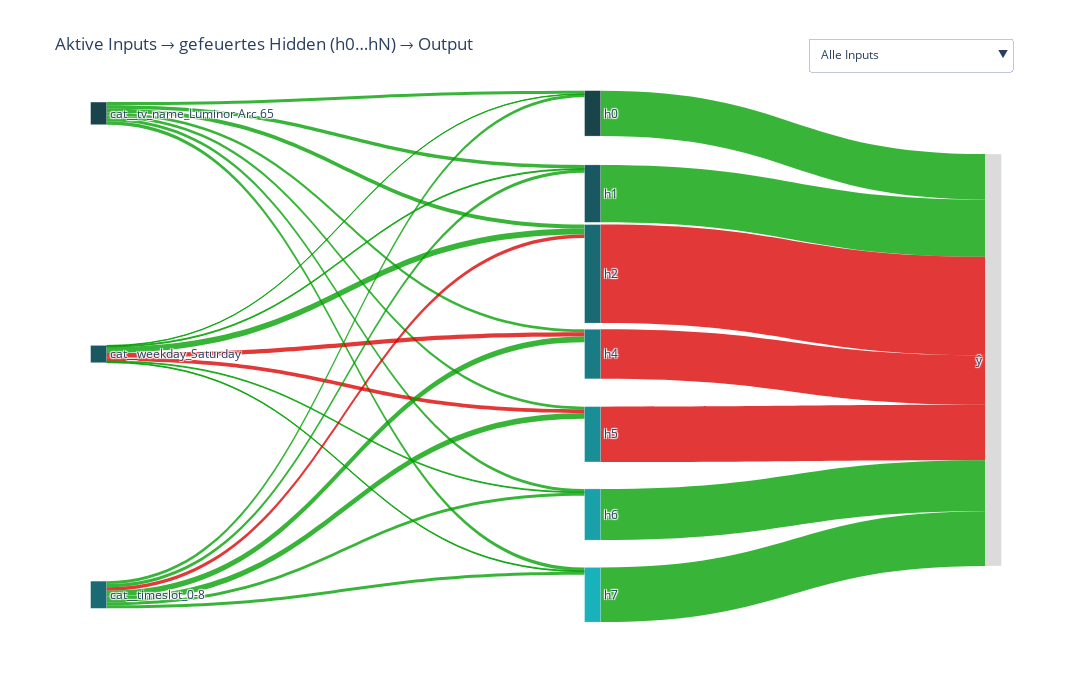

This figure's notebook cell:
### Code cell
# Erstellung eines Sankey-Diagrams: Aktive Inputs → gefeuertes Hidden (h0…hN, oben→unten) → Output
# Dropdown "Input wählen", so dass nur die Pfade des gewählten Inputs farbig hervorhebt


# ---- Konfiguration Farben
petrol_scale = [
    "rgba(0, 48, 55, 0.9)", "rgba(0, 70, 80, 0.9)", "rgba(0, 90, 100, 0.9)",
    "rgba(0,110,120,0.9)", "rgba(0,130,140,0.9)", "rgba(0,150,160,0.9)",
    "rgba(0,170,180,0.9)", "rgba(0,190,200,0.9)",
]
POS_LINK = "rgba(0,160,0,0.78)"   # grün = positiver Beitrag
NEG_LINK = "rgba(220,0,0,0.78)"   # rot  = negativer Beitrag
EPS = 1e-6

def with_alpha(rgba: str, alpha: float) -> str:
    # "rgba(r, g, b, a)" -> gleiche Farbe mit neuem Alpha
    i = rgba.rfind(',')
    return rgba[:i] + f", {alpha})"

# ---- Daten aus Forward-Pass nutzen
active_inputs = [int(i) for i in active_idx]  # nur aktive One-Hots
h1 = np.ravel(h1)                             # (n_hidden,)
# NUR gefeuertes Hidden anzeigen (h>0)
fired_idx = [j for j, a in enumerate(h1) if a > EPS]
if len(fired_idx) == 0:
    # zur Not mindestens eins zeigen, damit kein leerer Plot entsteht
    fired_idx = [int(np.argmax(h1))]

# ---- Labels & Farben
input_labels  = [str(feat_names[i]) for i in active_inputs]
hidden_labels = [f"h{j}" for j in fired_idx]     # h0→hN (nur gefeuert)
output_labels = ["ŷ"]

input_colors  = [petrol_scale[i % len(petrol_scale)] for i in range(len(active_inputs))]
hidden_colors = [petrol_scale[j % len(petrol_scale)] for j in range(len(fired_idx))]
node_colors_base = input_colors + hidden_colors + ["rgba(200,200,200,0.65)"]  # Output grau

# ---- Pixel-bewusste Platzierung (verhindert Überlappungen)
THICK_PX = 16
PAD_PX   = 12
MARGIN_PX= 18
height_px = max(700, 100 + 28*(len(active_inputs) + len(fired_idx)))

def lane_y_positions(n, height_px, thick_px=THICK_PX, margin_px=MARGIN_PX):
    if n <= 1:
        return [0.5]
    unit = 1.0 / float(height_px)
    node_h   = thick_px * unit
    margin_u = margin_px * unit
    avail = 1.0 - 2*margin_u - n*node_h
    gap  = max(0.0, avail / (n-1))
    return [margin_u + i*(node_h + gap) for i in range(n)]

x_inputs  = [0.02] * len(active_inputs)
y_inputs  = lane_y_positions(len(active_inputs), height_px)

x_hidden  = [0.55] * len(fired_idx)
y_hidden  = lane_y_positions(len(fired_idx), height_px)  # Reihenfolge folgt fired_idx (h0 oben → ...)

x_output  = [0.98]
y_output  = [0.5]

node_x = x_inputs + x_hidden + x_output
node_y = y_inputs + y_hidden + y_output

# ---- Vollständige Label-Liste & Index-Offsets
labels            = input_labels + hidden_labels + output_labels
idx_input_start   = 0
idx_hidden_start  = len(input_labels)
idx_output        = idx_hidden_start + len(hidden_labels)

# ---- Links aufbauen (nur zu gefeuertem Hidden)
sources, targets, values, link_colors_base = [], [], [], []

# Input → Hidden: Gewicht W1[i_in, j_h]
for ii, i_in in enumerate(active_inputs):
    for jj, j_h in enumerate(fired_idx):
        w = float(W1[i_in, j_h])
        if abs(w) > EPS:
            sources.append(idx_input_start + ii)
            targets.append(idx_hidden_start + jj)
            values.append(abs(w))
            link_colors_base.append(POS_LINK if w >= 0 else NEG_LINK)

# Hidden → Output: Beitrag h1[j]*W2[j]
for jj, j_h in enumerate(fired_idx):
    c = float(h1[j_h] * W2[j_h])
    if abs(c) > EPS:
        sources.append(idx_hidden_start + jj)
        targets.append(idx_output)
        values.append(abs(c))
        link_colors_base.append(POS_LINK if c >= 0 else NEG_LINK)

# ---- Grunddiagramm
fig = go.Figure(data=[go.Sankey(
    arrangement="fixed",
    node=dict(
        pad=18, thickness=THICK_PX,
        label=labels, color=node_colors_base,
        x=node_x, y=node_y,
        line=dict(color="rgba(255,255,255,0.35)", width=0.6),
    ),
    link=dict(source=sources, target=targets, value=values, color=link_colors_base),
)])

# ---- Interaktive Dropdown-Buttons: "Alle Inputs" + je aktiver Input
buttons = []

# Helper: baue Farbarrays mit Highlight auf einen gewählten Input (index ii_sel)
def highlight_for_input(ii_sel):
    # --- 1) Verbundene Hidden-Knoten für den gewählten Input ermitteln
    connected_hidden_jj = set()
    for k, s in enumerate(sources):
        if s == idx_input_start + ii_sel:
            t = targets[k]
            if idx_hidden_start <= t < idx_output:
                connected_hidden_jj.add(t - idx_hidden_start)  # jj-Index in fired_idx

    # --- 2) Link-Farben: stark lassen wenn
    # (a) Input→Hidden-Kante vom selektierten Input ODER
    # (b) Hidden→Output-Kante von einem verbundenen Hidden
    link_cols = []
    for s, t, col in zip(sources, targets, link_colors_base):
        strong = False
        # (a) Input→Hidden vom selektierten Input
        if s == idx_input_start + ii_sel:
            strong = True
        # (b) Hidden→Output von verbundenem Hidden
        elif (idx_hidden_start <= s < idx_output) and (t == idx_output):
            jj = s - idx_hidden_start
            if jj in connected_hidden_jj:
                strong = True

        link_cols.append(col if strong else with_alpha(col, 0.08))

    # --- 3) Node-Farben: alles dimmen, selektierten Input + verbundene Hidden + Output hervorheben
    dim_inputs = [with_alpha(c, 0.25) for c in input_colors]
    dim_hidden = [with_alpha(c, 0.25) for c in hidden_colors]
    node_cols = dim_inputs + dim_hidden + ["rgba(200,200,200,0.4)"]

    # selektierter Input kräftig
    node_cols[ii_sel] = input_colors[ii_sel]
    # verbundene Hidden kräftig
    for jj in connected_hidden_jj:
        node_cols[idx_hidden_start + jj] = hidden_colors[jj]
    # Output etwas kräftiger
    node_cols[idx_output] = "rgba(160,160,160,0.85)"

    return link_cols, node_cols

# Button 0: alle Inputs (keine Dimmung)
buttons.append(dict(
    label="Alle Inputs",
    method="restyle",
    args=[{"link.color": [link_colors_base], "node.color": [node_colors_base]}],
))

# Buttons je Input
for ii, lbl in enumerate(input_labels):
    link_cols_hl, node_cols_hl = highlight_for_input(ii)
    buttons.append(dict(
        label=f"{lbl}",
        method="restyle",
        args=[{"link.color": [link_cols_hl], "node.color": [node_cols_hl]}],
    ))

fig.update_layout(
    title_text="Aktive Inputs → gefeuertes Hidden (h0…hN) → Output",
    font=dict(size=12),
    width=1150,
    height=height_px,
    updatemenus=[dict(
        type="dropdown",
        x=1.0, xanchor="right",
        y=1.12, yanchor="top",
        buttons=buttons,
        showactive=True
    )]
)

fig.show()

### Figure 1 — Plotly figure (JSON) as saved in the notebook; plotly's stock layout.template omitted (floating-point values rounded to 4 significant figures)
{"data": [{"arrangement": "fixed", "link": {"color": ["rgba(0,160,0,0.78)", "rgba(0,160,0,0.78)", "rgba(0,160,0,0.78)", "rgba(0,160,0,0.78)", "rgba(0,160,0,0.78)", "rgba(0,160,0,0.78)", "rgba(0,160,0,0.78)", "rgba(0,160,0,0.78)", "rgba(0,160,0,0.78)", "rgba(0,160,0,0.78)", "rgba(220,0,0,0.78)", "rgba(220,0,0,0.78)", "rgba(0,160,0,0.78)", "rgba(0,160,0,0.78)", "rgba(0,160,0,0.78)", "rgba(0,160,0,0.78)", "rgba(220,0,0,0.78)", "rgba(0,160,0,0.78)", "rgba(0,160,0,0.78)", "rgba(0,160,0,0.78)", "rgba(0,160,0,0.78)", "rgba(0,160,0,0.78)", "rgba(0,160,0,0.78)", "rgba(220,0,0,0.78)", "rgba(220,0,0,0.78)", "rgba(220,0,0,0.78)", "rgba(0,160,0,0.78)", "rgba(0,160,0,0.78)"], "source": [0, 0, 0, 0, 0, 0, 0, 1, 1, 1, 1, 1, 1, 1, 2, 2, 2, 2, 2, 2, 2, 3, 4, 5, 6, 7, 8, 9], "target": [3, 4, 5, 6, 7, 8, 9, 3, 4, 5, 6, 7, 8, 9, 3, 4, 5, 6, 7, 8, 9, 10, 10, 10, 10, 10, 10, 10], "value": [5.506, 6.058, 6.892, 4.943, 4.441, 5.218, 6.028, 0.8809, 1.731, 10.42, 7.395, 6.54, 1.484, 1.407, 4.938, 5.736, 5.881, 10.04, 10.07, 5.276, 5.156, 78.76, 99.53, 170.7, 85.84, 95.88, 88.78, 94.75]}, "node": {"color": ["rgba(0, 48, 55, 0.9)", "rgba(0, 70, 80, 0.9)", "rgba(0, 90, 100, 0.9)", "rgba(0, 48, 55, 0.9)", "rgba(0, 70, 80, 0.9)", "rgba(0, 90, 100, 0.9)", "rgba(0,110,120,0.9)", "rgba(0,130,140,0.9)", "rgba(0,150,160,0.9)", "rgba(0,170,180,0.9)", "rgba(200,200,200,0.65)"], "label": ["cat__tv_name_Luminor Arc 65", "cat__weekday_Saturday", "cat__timeslot_0-8", "h0", "h1", "h2", "h4", "h5", "h6", "h7", "ŷ"], "line": {"color": "rgba(255,255,255,0.35)", "width": 0.6}, "pad": 18, "thickness": 16, "x": [0.02, 0.02, 0.02, 0.55, 0.55, 0.55, 0.55, 0.55, 0.55, 0.55, 0.98], "y": [0.02571, 0.4886, 0.9514, 0.02571, 0.18, 0.3343, 0.4886, 0.6429, 0.7971, 0.9514, 0.5]}, "type": "sankey"}], "layout": {"font": {"size": 12}, "height": 700, "title": {"text": "Aktive Inputs → gefeuertes Hidden (h0…hN) → Output"}, "updatemenus": [{"buttons": [{"args": [{"link.color": [["rgba(0,160,0,0.78)", "rgba(0,160,0,0.78)", "rgba(0,160,0,0.78)", "rgba(0,160,0,0.78)", "rgba(0,160,0,0.78)", "rgba(0,160,0,0.78)", "rgba(0,160,0,0.78)", "rgba(0,160,0,0.78)", "rgba(0,160,0,0.78)", "rgba(0,160,0,0.78)", "rgba(220,0,0,0.78)", "rgba(220,0,0,0.78)", "rgba(0,160,0,0.78)", "rgba(0,160,0,0.78)", "rgba(0,160,0,0.78)", "rgba(0,160,0,0.78)", "rgba(220,0,0,0.78)", "rgba(0,160,0,0.78)", "rgba(0,160,0,0.78)", "rgba(0,160,0,0.78)", "rgba(0,160,0,0.78)", "rgba(0,160,0,0.78)", "rgba(0,160,0,0.78)", "rgba(220,0,0,0.78)", "rgba(220,0,0,0.78)", "rgba(220,0,0,0.78)", "rgba(0,160,0,0.78)", "rgba(0,160,0,0.78)"]], "node.color": [["rgba(0, 48, 55, 0.9)", "rgba(0, 70, 80, 0.9)", "rgba(0, 90, 100, 0.9)", "rgba(0, 48, 55, 0.9)", "rgba(0, 70, 80, 0.9)", "rgba(0, 90, 100, 0.9)", "rgba(0,110,120,0.9)", "rgba(0,130,140,0.9)", "rgba(0,150,160,0.9)", "rgba(0,170,180,0.9)", "rgba(200,200,200,0.65)"]]}], "label": "Alle Inputs", "method": "restyle"}, {"args": [{"link.color": [["rgba(0,160,0,0.78)", "rgba(0,160,0,0.78)", "rgba(0,160,0,0.78)", "rgba(0,160,0,0.78)", "rgba(0,160,0,0.78)", "rgba(0,160,0,0.78)", "rgba(0,160,0,0.78)", "rgba(0,160,0, 0.08)", "rgba(0,160,0, 0.08)", "rgba(0,160,0, 0.08)", "rgba(220,0,0, 0.08)", "rgba(220,0,0, 0.08)", "rgba(0,160,0, 0.08)", "rgba(0,160,0, 0.08)", "rgba(0,160,0, 0.08)", "rgba(0,160,0, 0.08)", "rgba(220,0,0, 0.08)", "rgba(0,160,0, 0.08)", "rgba(0,160,0, 0.08)", "rgba(0,160,0, 0.08)", "rgba(0,160,0, 0.08)", "rgba(0,160,0,0.78)", "rgba(0,160,0,0.78)", "rgba(220,0,0,0.78)", "rgba(220,0,0,0.78)", "rgba(220,0,0,0.78)", "rgba(0,160,0,0.78)", "rgba(0,160,0,0.78)"]], "node.color": [["rgba(0, 48, 55, 0.9)", "rgba(0, 70, 80, 0.25)", "rgba(0, 90, 100, 0.25)", "rgba(0, 48, 55, 0.9)", "rgba(0, 70, 80, 0.9)", "rgba(0, 90, 100, 0.9)", "rgba(0,110,120,0.9)", "rgba(0,130,140,0.9)", "rgba(0,150,160,0.9)", "rgba(0,170,180,0.9)", "rgba(160,160,160,0.85)"]]}], "label": "cat__tv_name_Luminor Arc 65", "method": "restyle"}, {"args": [{"link.color": [["rgba(0,160,0, 0.08)", "rgba(0,160,0, 0.08)", "rgba(0,160,0, 0.08)", "rgba(0,160,0, 0.08)", "rgba(0,160,0, 0.08)", "rgba(0,160,0, 0.08)", "rgba(0,160,0, 0.08)", "rgba(0,160,0,0.78)", "rgba(0,160,0,0.78)", "rgba(0,160,0,0.78)", "rgba(220,0,0,0.78)", "rgba(220,0,0,0.78)", "rgba(0,160,0,0.78)", "rgba(0,160,0,0.78)", "rgba(0,160,0, 0.08)", "rgba(0,160,0, 0.08)", "rgba(220,0,0, 0.08)", "rgba(0,160,0, 0.08)", "rgba(0,160,0, 0.08)", "rgba(0,160,0, 0.08)", "rgba(0,160,0, 0.08)", "rgba(0,160,0,0.78)", "rgba(0,160,0,0.78)", "rgba(220,0,0,0.78)", "rgba(220,0,0,0.78)", "rgba(220,0,0,0.78)", "rgba(0,160,0,0.78)", "rgba(0,160,0,0.78)"]], "node.color": [["rgba(0, 48, 55, 0.25)", "rgba(0, 70, 80, 0.9)", "rgba(0, 90, 100, 0.25)", "rgba(0, 48, 55, 0.9)", "rgba(0, 70, 80, 0.9)", "rgba(0, 90, 100, 0.9)", "rgba(0,110,120,0.9)", "rgba(0,130,140,0.9)", "rgba(0,150,160,0.9)", "rgba(0,170,180,0.9)", "rgba(160,160,160,0.85)"]]}], "label": "cat__weekday_Saturday", "method": "restyle"}, {"args": [{"link.color": [["rgba(0,160,0, 0.08)", "rgba(0,160,0, 0.08)", "rgba(0,160,0, 0.08)", "rgba(0,160,0, 0.08)", "rgba(0,160,0, 0.08)", "rgba(0,160,0, 0.08)", "rgba(0,160,0, 0.08)", "rgba(0,160,0, 0.08)", "rgba(0,160,0, 0.08)", "rgba(0,160,0, 0.08)", "rgba(220,0,0, 0.08)", "rgba(220,0,0, 0.08)", "rgba(0,160,0, 0.08)", "rgba(0,160,0, 0.08)", "rgba(0,160,0,0.78)", "rgba(0,160,0,0.78)", "rgba(220,0,0,0.78)", "rgba(0,160,0,0.78)", "rgba(0,160,0,0.78)", "rgba(0,160,0,0.78)", "rgba(0,160,0,0.78)", "rgba(0,160,0,0.78)", "rgba(0,160,0,0.78)", "rgba(220,0,0,0.78)", "rgba(220,0,0,0.78)", "rgba(220,0,0,0.78)", "rgba(0,160,0,0.78)", "rgba(0,160,0,0.78)"]], "node.color": [["rgba(0, 48, 55, 0.25)", "rgba(0, 70, 80, 0.25)", "rgba(0, 90, 100, 0.9)", "rgba(0, 48, 55, 0.9)", "rgba(0, 70, 80, 0.9)", "rgba(0, 90, 100, 0.9)", "rgba(0,110,120,0.9)", "rgba(0,130,140,0.9)", "rgba(0,150,160,0.9)", "rgba(0,170,180,0.9)", "rgba(160,160,160,0.85)"]]}], "label": "cat__timeslot_0-8", "method": "restyle"}], "showactive": true, "type": "dropdown", "x": 1, "xanchor": "right", "y": 1.12, "yanchor": "top"}], "width": 1150}}
